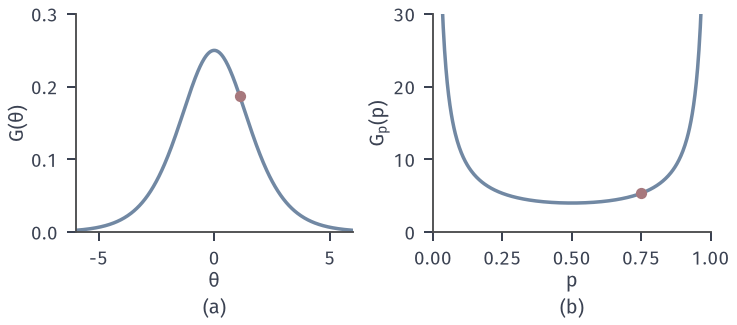

Source code (Python):
"""Bernoulli Fisher information in two coordinates. (a) natural theta (logit): G=p(1-p); (b) mean p: G=1/(p(1-p)).
Red: theta=ln 3 <-> p=3/4, G=3/16 and 16/3 (reciprocal)."""
from pathlib import Path
import sys
HERE = Path(__file__).resolve().parent
sys.path.insert(0, str(HERE.parent/"igeo-common"))
from common import *

import math
fig, (a, b) = figure(width_mm=104, height_mm=46, ncols=2)
t = np.linspace(-6, 6, 400); p = 1/(1+np.exp(-t))
a.plot(t, p*(1-p), color=BLUE, lw=1.4)
a.scatter([math.log(3)], [3/16], s=14, color=RED, zorder=5)
a.set_xlim(-6, 6); a.set_ylim(0, 0.3); a.set_xlabel(r'$\theta$', labelpad=1); a.set_ylabel(r'$G(\theta)$', labelpad=1)
q = np.linspace(0.02, 0.98, 400)
b.plot(q, 1/(q*(1-q)), color=BLUE, lw=1.4)
b.scatter([0.75], [16/3], s=14, color=RED, zorder=5)
b.set_xlim(0, 1); b.set_ylim(0, 30); b.set_xlabel(r'$p$', labelpad=1); b.set_ylabel(r'$G_{p}(p)$', labelpad=1)
tag(a, '(a)', y=-0.30); tag(b, '(b)', y=-0.30)
save(fig, HERE, 'figure', {'G_theta_ln3': 3/16, 'G_p_0.75': 16/3})
